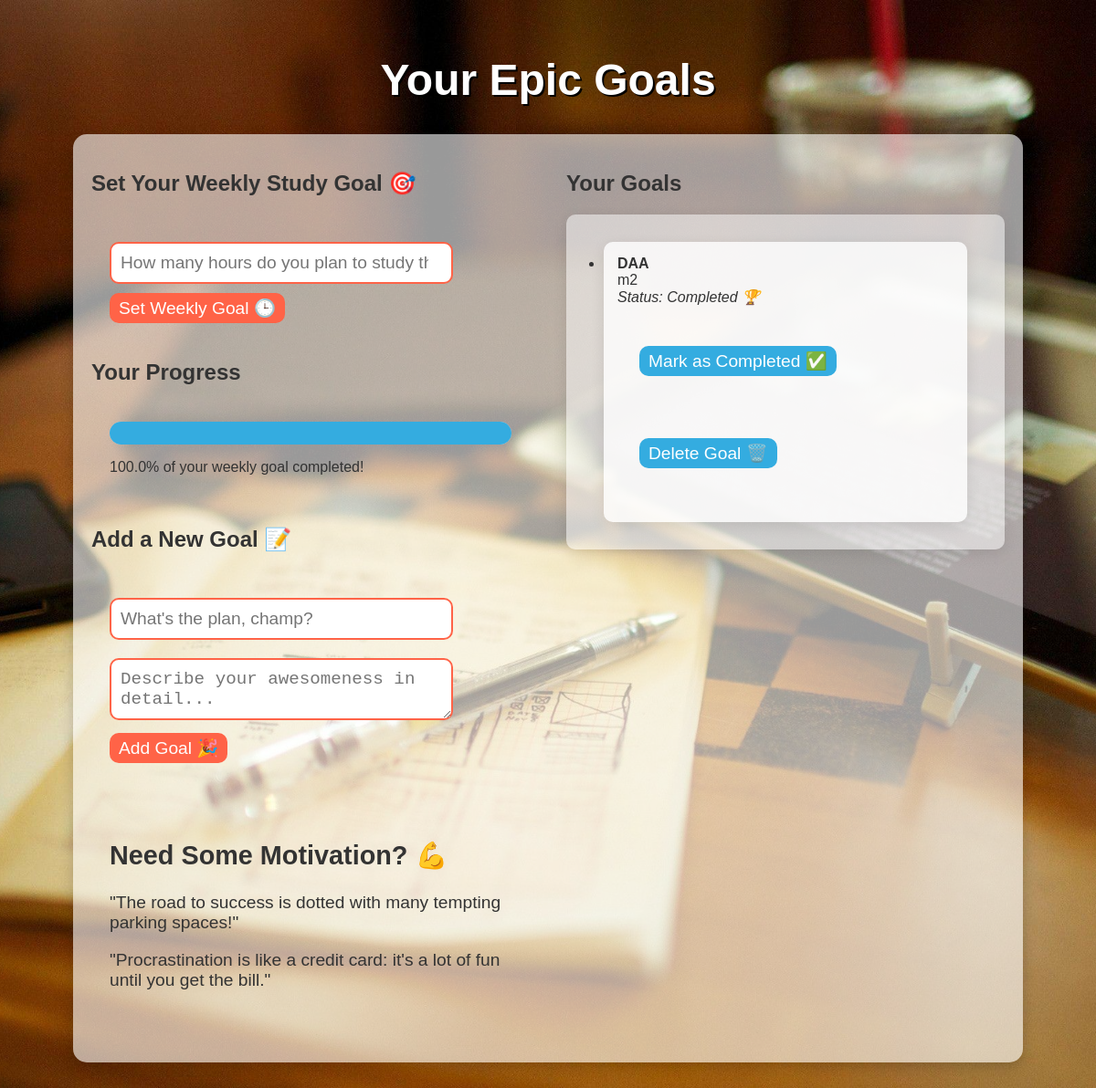
The app's page /goals/ (signed in), older data.
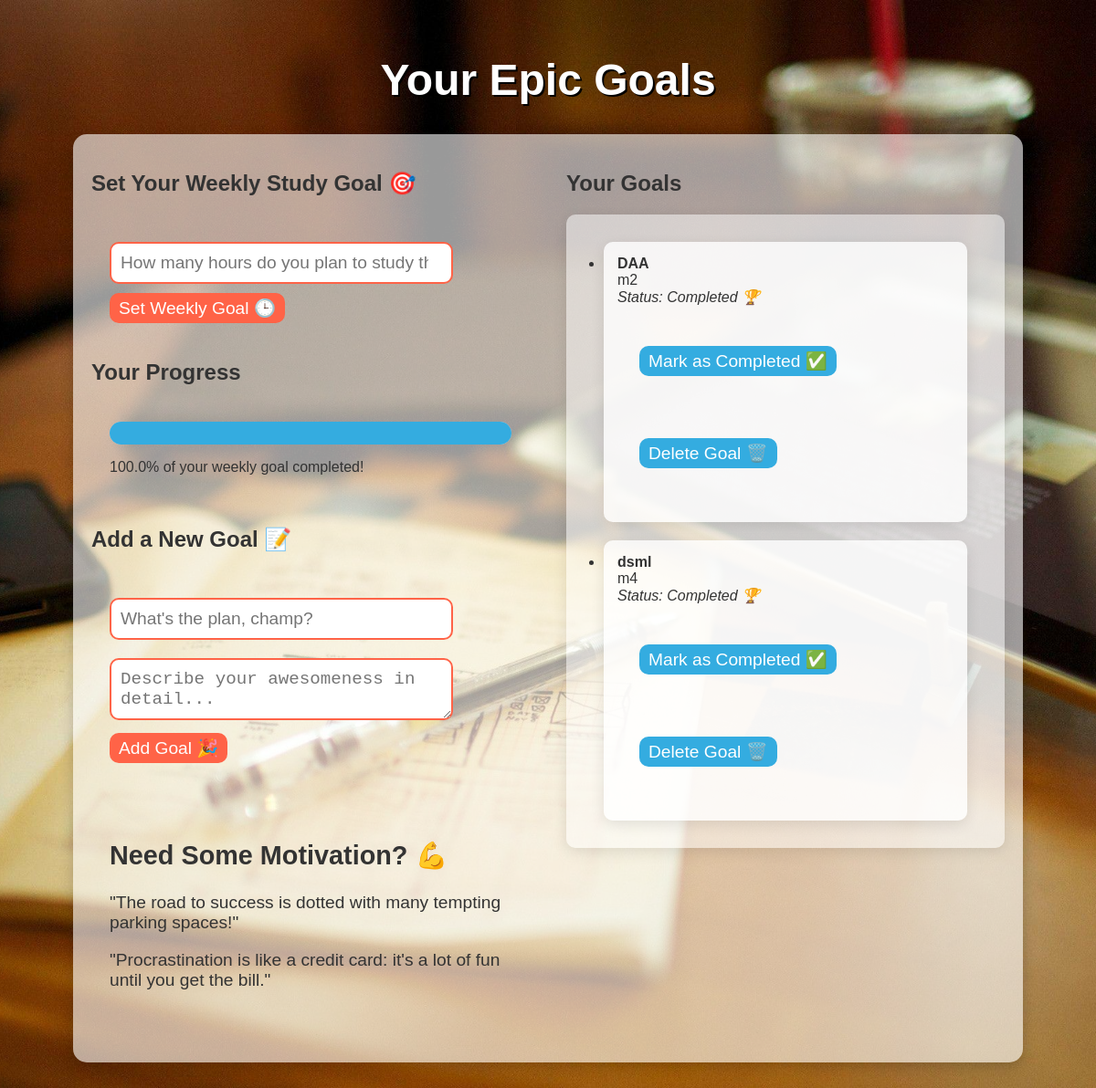
The same page, newer data.
### Timer/models.py (models this page shows, shortened)
class Goal(models.Model):
    user = models.ForeignKey(User, on_delete=models.CASCADE)
    title = models.CharField(max_length=255)
    description = models.TextField()
    completed = models.BooleanField(default=False)
    created_at = models.DateTimeField(auto_now_add=True)
    updated_at = models.DateTimeField(auto_now=True)

### Timer/views.py (the view)
# urls.py: path('goals/', views.goal_view, name='goals'),
@login_required
def goal_view(request):
    goals = Goal.objects.filter(user=request.user)
    progress_percentage = calculate_progress(goals)
    return render(request, 'timer/goals.html', {'goals': goals, 'progress_percentage': progress_percentage})

### Timer/views.py (called while the page is built)
def calculate_progress(goals):
    total_goals = goals.count()
    completed_goals = goals.filter(completed=True).count()
    return (completed_goals / total_goals) * 100 if total_goals > 0 else 0

### Timer/templates/timer/goals.html (shortened to what this page needs)
<!DOCTYPE html>
<html lang="en">
<head>
</head>
<body>
    <h1>Your Epic Goals</h1>
    <div class="main-box">
        <div class="container">
            <div class="left-section">
                <h2>Set Your Weekly Study Goal 🎯</h2>
                <form method="POST" action="{% url 'set_weekly_goal' %}">
                    <input type="number" name="study_hours" placeholder="How many hours do you plan to study this week?" required>
                    <button type="submit">Set Weekly Goal 🕒</button>
                </form>
                <h2>Your Progress</h2>
                <div class="progress-container">
                    <div class="progress-bar">
                        <div style="width: {{ progress_percentage }}%;"></div>
                    </div>
                    <p>{{ progress_percentage }}% of your weekly goal completed!</p>
                </div>
                <h2>Add a New Goal 📝</h2>
                <form method="POST" action="{% url 'add_goal' %}">
                    <input type="text" name="title" placeholder="What's the plan, champ?" required>
                    <textarea name="description" placeholder="Describe your awesomeness in detail..." required></textarea>
                    <button type="submit">Add Goal 🎉</button>
                </form>
                <div class="motivation">
                    <h2>Need Some Motivation? 💪</h2>
                    <p>"The road to success is dotted with many tempting parking spaces!"</p>
                    <p>"Procrastination is like a credit card: it's a lot of fun until you get the bill."</p>
                </div>
            </div>
            <div class="right-section">
                <h2>Your Goals</h2>
                <ul>
                    {% for goal in goals %}
                        <li class="{% if goal.completed %}completed{% endif %}">
                            <strong>{{ goal.title }}</strong><br>
                            {{ goal.description }}<br>
                            <em>Status:
                                {% if goal.completed %}
                                    Completed 🏆
                                {% else %}
                                    Pending ⏳
                                {% endif %}
                            </em>
                            <form method="POST" action="{% url 'complete_goal' goal.id %}">
                                <button type="submit" class="complete-btn">Mark as Completed ✅</button>
                            </form>
                            <form method="POST" action="{% url 'delete_goal' goal.id %}">
                                <button type="submit" class="delete-btn">Delete Goal 🗑️</button>
                            </form>
                        </li>
                    {% empty %}
                        <li class="empty-list">No goals added yet... Time to get moving! 🚀</li>
                    {% endfor %}
                </ul>
            </div>
        </div>
    </div>
</body>
</html>

Row changes from the older to the newer data that the page shows:
added Goal: title "dsml", description "m4", completed "Completed 🏆"
